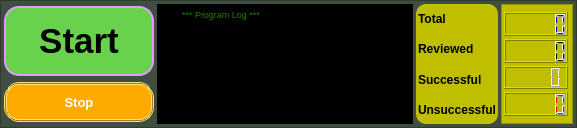
     <widget class="QFrame" name="frame_botton_controller">
      <property name="minimumSize">
       <size>
        <width>0</width>
        <height>0</height>
       </size>
      </property>
      <property name="maximumSize">
       <size>
        <width>16777215</width>
        <height>16777215</height>
       </size>
      </property>
      <property name="layoutDirection">
       <enum>Qt::LeftToRight</enum>
      </property>
      <property name="styleSheet">
       <string notr="true">QFrame {
background-color: rgb(63, 78, 64) ;
}

QPlainTextEdit {
background-color: rgb(0, 0, 0);
	color: rgb(46, 255, 0);
}</string>
      </property>
      <property name="frameShape">
       <enum>QFrame::StyledPanel</enum>
      </property>
      <property name="frameShadow">
       <enum>QFrame::Raised</enum>
      </property>
      <layout class="QGridLayout" name="gridLayout_3">
       <property name="leftMargin">
        <number>3</number>
       </property>
       <property name="topMargin">
        <number>3</number>
       </property>
       <property name="rightMargin">
        <number>3</number>
       </property>
       <property name="bottomMargin">
        <number>3</number>
       </property>
       <property name="spacing">
        <number>3</number>
       </property>
       <item row="0" column="0">
        <widget class="QPushButton" name="btn_start">
         <property name="minimumSize">
          <size>
           <width>150</width>
           <height>70</height>
          </size>
         </property>
         <property name="font">
          <font>
           <family>Arial</family>
           <pointsize>26</pointsize>
           <weight>75</weight>
           <bold>true</bold>
          </font>
         </property>
         <property name="toolTip">
          <string>Start the program</string>
         </property>
         <property name="styleSheet">
          <string notr="true">QPushButton:hover:!pressed
{
  border: 4px dashed rgb(0, 85, 255);
	background-color: rgb(198, 253, 200);
	color: rgb(0, 0, 255);
}
QPushButton{
  border: 2px solid  rgb(226, 157, 255);
	background-color: rgb(105, 210, 76);
	border-radius: 15px;
}</string>
         </property>
         <property name="text">
          <string>Start</string>
         </property>
         <property name="autoDefault">
          <bool>true</bool>
         </property>
         <property name="default">
          <bool>true</bool>
         </property>
        </widget>
       </item>
       <item row="0" column="1" rowspan="2">
        <widget class="QPlainTextEdit" name="LogBox">
         <property name="enabled">
          <bool>true</bool>
         </property>
         <property name="font">
          <font>
           <pointsize>7</pointsize>
          </font>
         </property>
         <property name="toolTip">
          <string>Program activity reviewreport</string>
         </property>
         <property name="layoutDirection">
          <enum>Qt::LeftToRight</enum>
         </property>
         <property name="styleSheet">
          <string notr="true"/>
         </property>
         <property name="placeholderText">
          <string>        *** Program Log ***</string>
         </property>
        </widget>
       </item>
       <item row="0" column="2" rowspan="2">
        <widget class="QFrame" name="frame_LCD_label">
         <property name="toolTip">
          <string>Instant app review statistics</string>
         </property>
         <property name="styleSheet">
          <string notr="true">QFrame{
background-color: rgb(191, 191, 0);
border-radius: 10px;
}</string>
         </property>
         <property name="frameShape">
          <enum>QFrame::StyledPanel</enum>
         </property>
         <property name="frameShadow">
          <enum>QFrame::Raised</enum>
         </property>
         <layout class="QGridLayout" name="gridLayout">
          <property name="leftMargin">
           <number>2</number>
          </property>
          <property name="topMargin">
           <number>0</number>
          </property>
          <property name="rightMargin">
           <number>2</number>
          </property>
          <property name="bottomMargin">
           <number>0</number>
          </property>
          <property name="spacing">
           <number>2</number>
          </property>
          <item row="4" column="0">
           <widget class="QLabel" name="label_count_txt_5">
            <property name="font">
             <font>
              <family>Arial</family>
              <pointsize>9</pointsize>
              <weight>75</weight>
              <bold>true</bold>
             </font>
            </property>
            <property name="text">
             <string>Unsuccessful</string>
            </property>
           </widget>
          </item>
          <item row="2" column="0">
           <widget class="QLabel" name="label_count_txt_3">
            <property name="font">
             <font>
              <family>Arial</family>
              <pointsize>9</pointsize>
              <weight>75</weight>
              <bold>true</bold>
             </font>
            </property>
            <property name="text">
             <string>Reviewed</string>
            </property>
           </widget>
          </item>
          <item row="3" column="0">
           <widget class="QLabel" name="label_count_txt_4">
            <property name="font">
             <font>
              <family>Arial</family>
              <pointsize>9</pointsize>
              <weight>75</weight>
              <bold>true</bold>
             </font>
            </property>
            <property name="text">
             <string>Successful</string>
            </property>
           </widget>
          </item>
          <item row="1" column="0">
           <widget class="QLabel" name="label_count_txt">
            <property name="font">
             <font>
              <family>Arial</family>
              <pointsize>9</pointsize>
              <weight>75</weight>
              <bold>true</bold>
             </font>
            </property>
            <property name="styleSheet">
             <string notr="true"/>
            </property>
            <property name="text">
             <string>Total</string>
            </property>
           </widget>
          </item>
         </layout>
        </widget>
       </item>
       <item row="0" column="3" rowspan="2">
        <widget class="QFrame" name="frame_LCD">
         <property name="minimumSize">
          <size>
           <width>0</width>
           <height>120</height>
          </size>
         </property>
         <property name="toolTip">
          <string>Instant app  statistics</string>
         </property>
         <property name="layoutDirection">
          <enum>Qt::LeftToRight</enum>
         </property>
         <property name="styleSheet">
          <string notr="true">QFrame{
background-color: rgb(191, 191, 0) ;
}</string>
         </property>
         <property name="frameShape">
          <enum>QFrame::StyledPanel</enum>
         </property>
         <property name="frameShadow">
          <enum>QFrame::Raised</enum>
         </property>
         <layout class="QGridLayout" name="gridLayout_11">
          <property name="leftMargin">
           <number>2</number>
          </property>
          <property name="topMargin">
           <number>7</number>
          </property>
          <property name="rightMargin">
           <number>4</number>
          </property>
          <property name="bottomMargin">
           <number>7</number>
          </property>
          <property name="spacing">
           <number>3</number>
          </property>
          <item row="1" column="0">
           <widget class="QLCDNumber" name="lcdNumber_reviewed">
            <property name="styleSheet">
             <string notr="true">QLCDNumber{
color: rgb(0, 0, 0) ;
}</string>
            </property>
           </widget>
          </item>
          <item row="2" column="0">
           <widget class="QLCDNumber" name="lcdNumber_wa">
            <property name="styleSheet">
             <string notr="true">QLCDNumber {
color:rgb(0, 255, 0);
}</string>
            </property>
           </widget>
          </item>
          <item row="3" column="0">
           <widget class="QLCDNumber" name="lcdNumber_nwa">
            <property name="styleSheet">
             <string notr="true">QLCDNumber{
color: rgb(255, 2, 18) ;
}</string>
            </property>
           </widget>
          </item>
          <item row="0" column="0">
           <widget class="QLCDNumber" name="lcdNumber_allCount">
            <property name="font">
             <font>
              <pointsize>8</pointsize>
             </font>
            </property>
            <property name="styleSheet">
             <string notr="true">QLCDNumber{
color: rgb(0, 0, 255) ;
}</string>
            </property>
           </widget>
          </item>
         </layout>
        </widget>
       </item>
       <item row="1" column="0">
        <widget class="QPushButton" name="btn_stop">
         <property name="enabled">
          <bool>false</bool>
         </property>
         <property name="minimumSize">
          <size>
           <width>150</width>
           <height>40</height>
          </size>
         </property>
         <property name="font">
          <font>
           <family>Arial</family>
           <pointsize>10</pointsize>
           <weight>75</weight>
           <bold>true</bold>
          </font>
         </property>
         <property name="toolTip">
          <string>Stop the program</string>
         </property>
         <property name="styleSheet">
          <string notr="true">QPushButton:hover:!pressed
{
  border: 4px dashed rgb(255, 0, 0);
	background-color: rgb(251, 255, 211);
	color: rgb(255, 5, 5);
}
QPushButton{
  border: 3px double rgb(255, 227, 112);
	background-color: rgb(255, 170, 0);
border-radius: 15px;
color: rgb(255, 255, 255);
}</string>
         </property>
         <property name="text">
          <string>Stop</string>
         </property>
        </widget>
       </item>
      </layout>
     </widget>
